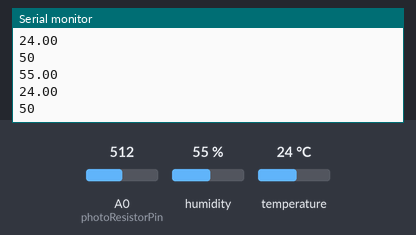
A sketch run on a simulated Arduino Uno, built with avr-gcc and run on an emulated ATmega328P. On the bench: the last lines printed to the serial monitor. The inputs (shaded band) are chosen by the test bench; at power-on: humidity 55 %, A0 (photoResistorPin) = 512, temperature 24 °C.

Above: at 1.8 s.
1.9 s: humidity set to 22 %
At 2.9 s:
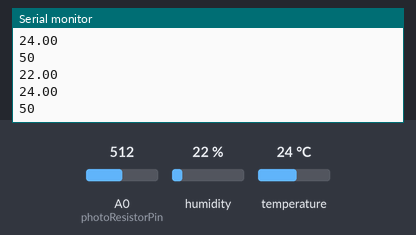
3.4 s: A0 (photoResistorPin) set to 716
At 4.7 s:
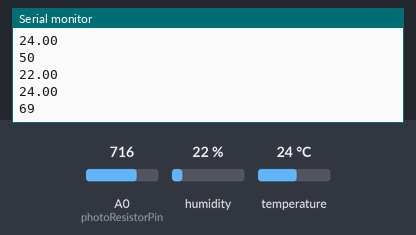
4.9 s: temperature set to 12 °C
At 5.6 s:
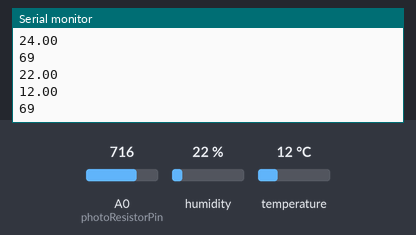
6.4 s: A0 (photoResistorPin) set to 900
At 7.7 s:
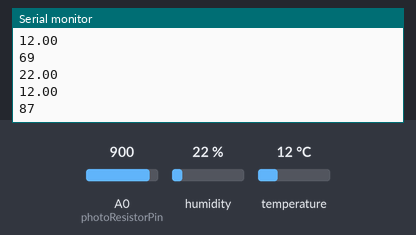
7.9 s: humidity set to 40 %
At 9.1 s:
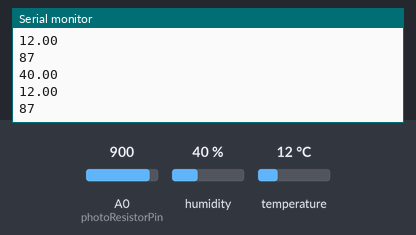
Timing chart, 0 to 10.4 s (numbered marks = the images above; inputs shaded):
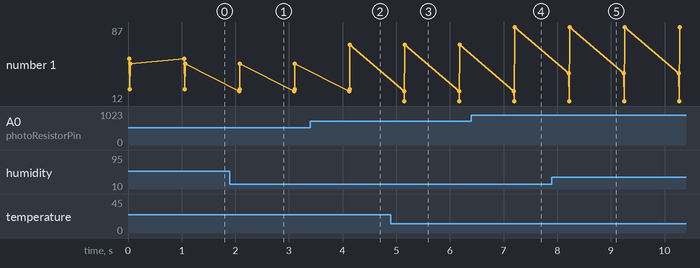

The sketch:

Data-for-Nomadic-Farming_Guidance-Tool.ino
```cpp
int light = 0;
int photoResistorPin = A0;
#include <dht.h>
#define dht_apin A1 // Analog Pin sensor is connected to
dht DHT;

void setup() {
  // put your setup code here, to run once:
  Serial.begin(9600);
  pinMode(photoResistorPin, INPUT);

}

int readLight(){
  //light = map(analogRead(photoResistorPin), 0, 255, 0, 100);
  light = map(analogRead(photoResistorPin), 0, 255, 0, 100);
  return light;
}


void loop() {
  // put your main code here, to run repeatedly:
  light = map(analogRead(photoResistorPin), 0, 1023, 0, 100);
  DHT.read11(dht_apin);
  Serial.println(DHT.humidity);
  Serial.println(DHT.temperature);
  Serial.println(light);
  delay(1000);
}
```

Measured:
- after the input at 1.9 s, the serial monitor: prints a new line after 0.17 s (image 1)
- after the input at 3.4 s, the serial monitor: prints a new line after 0.74 s (image 2)
- after the input at 4.9 s, the serial monitor: prints a new line after 0.25 s (image 3)
- after the input at 6.4 s, the serial monitor: prints a new line after 0.81 s (image 4)
- after the input at 7.9 s, the serial monitor: prints a new line after 0.32 s (image 5)
- plotted number 1: 50 → 69 after the input at 3.4 s, 69 → 87 after the input at 6.4 s
